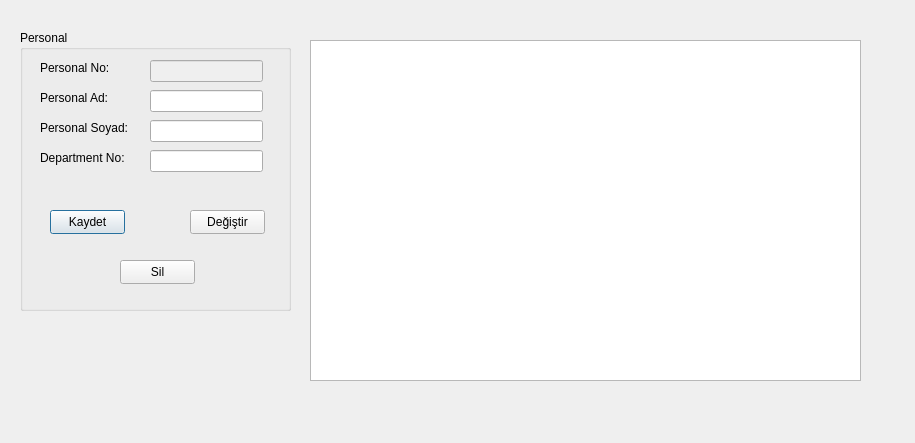
<?xml version="1.0" encoding="UTF-8"?>
<ui version="4.0">
 <class>personel</class>
 <widget class="QDialog" name="personel">
  <property name="geometry">
   <rect>
    <x>0</x>
    <y>0</y>
    <width>915</width>
    <height>443</height>
   </rect>
  </property>
  <property name="windowTitle">
   <string>Dialog</string>
  </property>
  <widget class="QTableView" name="tableView">
   <property name="geometry">
    <rect>
     <x>310</x>
     <y>40</y>
     <width>551</width>
     <height>341</height>
    </rect>
   </property>
  </widget>
  <widget class="QGroupBox" name="groupBox">
   <property name="geometry">
    <rect>
     <x>20</x>
     <y>30</y>
     <width>271</width>
     <height>281</height>
    </rect>
   </property>
   <property name="title">
    <string>Personal</string>
   </property>
   <widget class="QLabel" name="label">
    <property name="geometry">
     <rect>
      <x>20</x>
      <y>60</y>
      <width>101</width>
      <height>16</height>
     </rect>
    </property>
    <property name="text">
     <string>Personal Ad:</string>
    </property>
   </widget>
   <widget class="QLabel" name="label_2">
    <property name="geometry">
     <rect>
      <x>20</x>
      <y>90</y>
      <width>111</width>
      <height>16</height>
     </rect>
    </property>
    <property name="text">
     <string>Personal Soyad:</string>
    </property>
   </widget>
   <widget class="QLabel" name="label_3">
    <property name="geometry">
     <rect>
      <x>20</x>
      <y>30</y>
      <width>121</width>
      <height>16</height>
     </rect>
    </property>
    <property name="text">
     <string>Personal No:</string>
    </property>
   </widget>
   <widget class="QLineEdit" name="lineEdit_personel_no">
    <property name="enabled">
     <bool>false</bool>
    </property>
    <property name="geometry">
     <rect>
      <x>130</x>
      <y>30</y>
      <width>113</width>
      <height>22</height>
     </rect>
    </property>
   </widget>
   <widget class="QLineEdit" name="lineEdit_personel_ad">
    <property name="geometry">
     <rect>
      <x>130</x>
      <y>60</y>
      <width>113</width>
      <height>22</height>
     </rect>
    </property>
   </widget>
   <widget class="QLineEdit" name="lineEdit_personel_soyad">
    <property name="geometry">
     <rect>
      <x>130</x>
      <y>90</y>
      <width>113</width>
      <height>22</height>
     </rect>
    </property>
   </widget>
   <widget class="QPushButton" name="pushButton_kaydet">
    <property name="geometry">
     <rect>
      <x>30</x>
      <y>180</y>
      <width>75</width>
      <height>24</height>
     </rect>
    </property>
    <property name="text">
     <string>Kaydet</string>
    </property>
   </widget>
   <widget class="QPushButton" name="pushButton_degistir">
    <property name="geometry">
     <rect>
      <x>170</x>
      <y>180</y>
      <width>75</width>
      <height>24</height>
     </rect>
    </property>
    <property name="text">
     <string>Değiştir</string>
    </property>
   </widget>
   <widget class="QPushButton" name="pushButton_sil">
    <property name="geometry">
     <rect>
      <x>100</x>
      <y>230</y>
      <width>75</width>
      <height>24</height>
     </rect>
    </property>
    <property name="text">
     <string>Sil</string>
    </property>
   </widget>
   <widget class="QLineEdit" name="lineEdit_departman_no">
    <property name="geometry">
     <rect>
      <x>130</x>
      <y>120</y>
      <width>113</width>
      <height>22</height>
     </rect>
    </property>
   </widget>
   <widget class="QLabel" name="label_7">
    <property name="geometry">
     <rect>
      <x>20</x>
      <y>120</y>
      <width>121</width>
      <height>16</height>
     </rect>
    </property>
    <property name="text">
     <string>Department No:</string>
    </property>
   </widget>
  </widget>
 </widget>
 <resources/>
 <connections/>
</ui>
